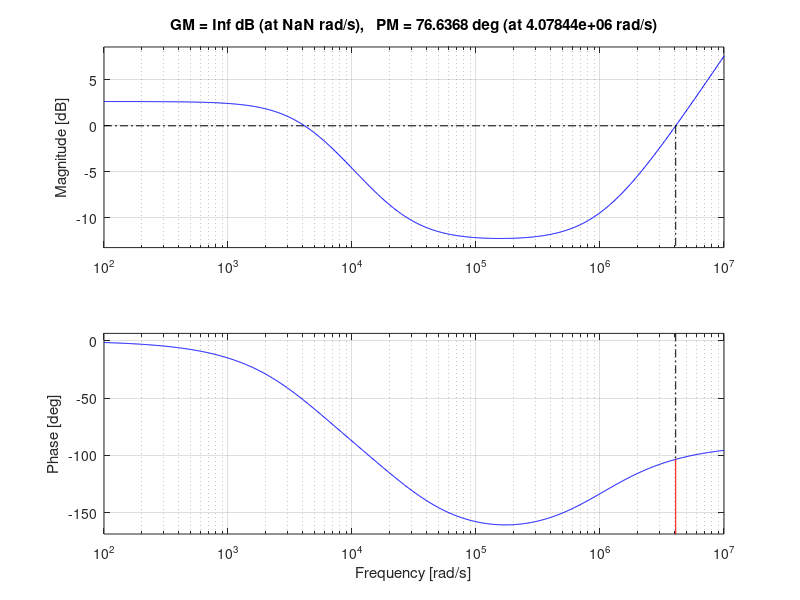

The MATLAB source for this figure:
%% Define System Parameters
Ceq = 1e-4;       % Equivalent capacitance [F]
VO  = 48;         % Output voltage [V]
RO  = 4.608;      % Output resistance [Ohm]
IL1 = 17.9;       % Inductor current [A]
DC  = 0.7;        % Duty cycle (D_C)
CO  = 1e-4;       % Capacitance [F]
RC  = 10e-3;      % Resistance [Ohm]
LLk = 32e-6;      % Product L*L_k [H^2]
RL  = 3.43e-3;    % Resistance [Ohm]

%% Define the Laplace variable
s = tf('s');

%% Define Additional Parameters for G_vi(s)
% These are the correct definitions:
alpha1 = 1;
beta1  = -(1 - DC);
gamma1 = VO;
delta1 = -RL;
alpha2 = 0;  % (Not used in this expression)
beta2  = -1/RO;
gamma2 = -2 * IL1 * (1 + CO * RC * s);  % Note the s-dependence
delta2 = 2 * (1 + CO * RC * s) * (1 - DC);

%% Construct the Transfer Function G_vi(s)
% Numerator: s*gamma2*LLk + delta2*gamma1 - delta1*gamma2
num = s * gamma2 * LLk + delta2 * gamma1 - delta1 * gamma2;

% Denominator: s*gamma1*Ceq + beta1*gamma2 - beta2*gamma1
den = s * gamma1 * Ceq + beta1 * gamma2 - beta2 * gamma1;

G_vi = num / den;

%% Display the Transfer Function
disp('The transfer function G_{vi}(s) is:');
G_vi

%% Optional Plots
% To view the Bode plot or step response, uncomment one or both of the lines below:
 margin(G_vi);
% step(G_vi);
